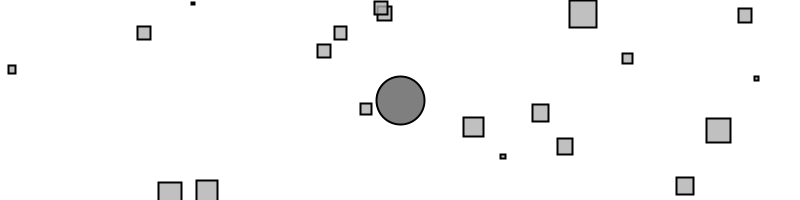
Frame 1 (no input)
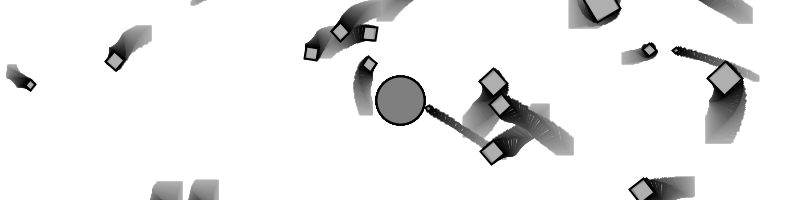
Frame 60 (the mouse pressed at the canvas centre just before this capture)
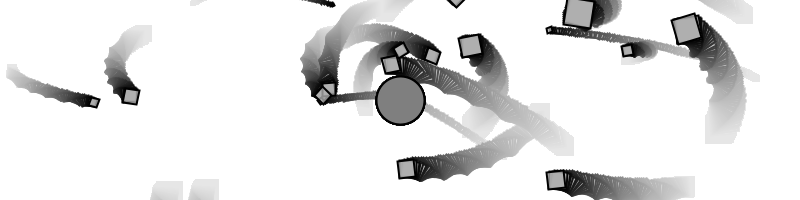
Frame 120 (the mouse held since frame 60 and released just before this capture)

The Processing sketch that drew these frames (run headless with seeded random() and noise(); from frame 60 on, the mouse is pressed at the canvas centre):

// Processing sketch: _3_02_forces_angular_mot_trails
// ── _3_02_forces_angular_mot_trails.pde
Mover[] movers = new Mover[20];

Attractor a;

void setup() {
  size(800,200);
  smooth();
  background(255);
  for (int i = 0; i < movers.length; i++) {
    movers[i] = new Mover(random(0.1,2),random(width),random(height)); 
  }
  a = new Attractor();
}

void draw() {
  //background(255);
  
  rectMode(CORNER);
  noStroke();
  fill(255,5);
  rect(0,0,width,height);
  
  a.display();

  for (int i = 0; i < movers.length; i++) {
    PVector force = a.attract(movers[i]);
    movers[i].applyForce(force);

    movers[i].update();
    movers[i].display();
  }

}












// ── Attractor.pde
// Attraction
// Daniel Shiffman <http://www.shiffman.net>

// A class for a draggable attractive body in our world

class Attractor {
  float mass;         // Mass, tied to size
  PVector location;   // Location
  float g;

  Attractor() {
    location = new PVector(width/2, height/2);
    mass = 20;
    g = 0.4;
  }


  PVector attract(Mover m) {
    PVector force = PVector.sub(location, m.location);             // Calculate direction of force
    float distance = force.mag();                                 // Distance between objects
    distance = constrain(distance, 5.0, 25.0);                             // Limiting the distance to eliminate "extreme" results for very close or very far objects
    force.normalize();                                            // Normalize vector (distance doesn't matter here, we just want this vector for direction)
    float strength = (g * mass * m.mass) / (distance * distance); // Calculate gravitional force magnitude
    force.mult(strength);                                         // Get force vector --> magnitude * direction
    return force;
  }

  // Method to display
  void display() {
    stroke(0);
    strokeWeight(2);
    fill(127);
    ellipse(location.x, location.y, 48, 48);
  }
}


// ── Mover.pde
class Mover {

  PVector location;
  PVector velocity;
  PVector acceleration;
  float mass;

  float angle = 0;
  float aVelocity = 0;
  float aAcceleration = 0;

  Mover(float m, float x, float y) {
    mass = m;
    location = new PVector(x,y);
    velocity = new PVector(random(-1,1),random(-1,1));
    acceleration = new PVector(0,0);
  }

  void applyForce(PVector force) {
    PVector f = PVector.div(force,mass);
    acceleration.add(f);
  }

  void update() {

    velocity.add(acceleration);
    location.add(velocity);

    aAcceleration = acceleration.x / 10.0;
    aVelocity += aAcceleration;
    aVelocity = constrain(aVelocity,-0.1,0.1);
    angle += aVelocity;

    acceleration.mult(0);
  }

  void display() {
    stroke(0);
    fill(175,200);
    rectMode(CENTER);
    pushMatrix();
    translate(location.x,location.y);
    rotate(angle);
    rect(0,0,mass*16,mass*16);
    popMatrix();
  }

}
